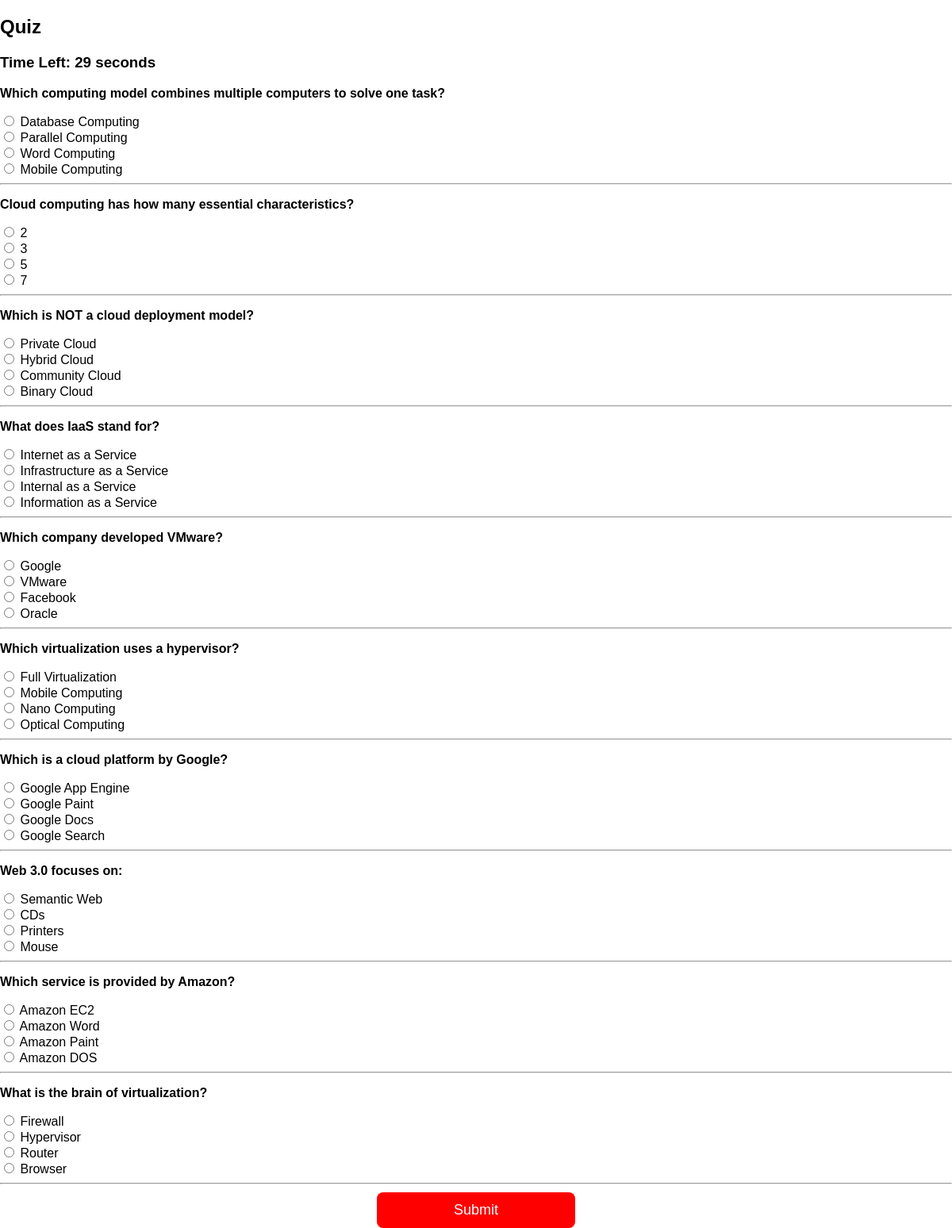
The page /quiz (signed in) on the database as committed earlier.
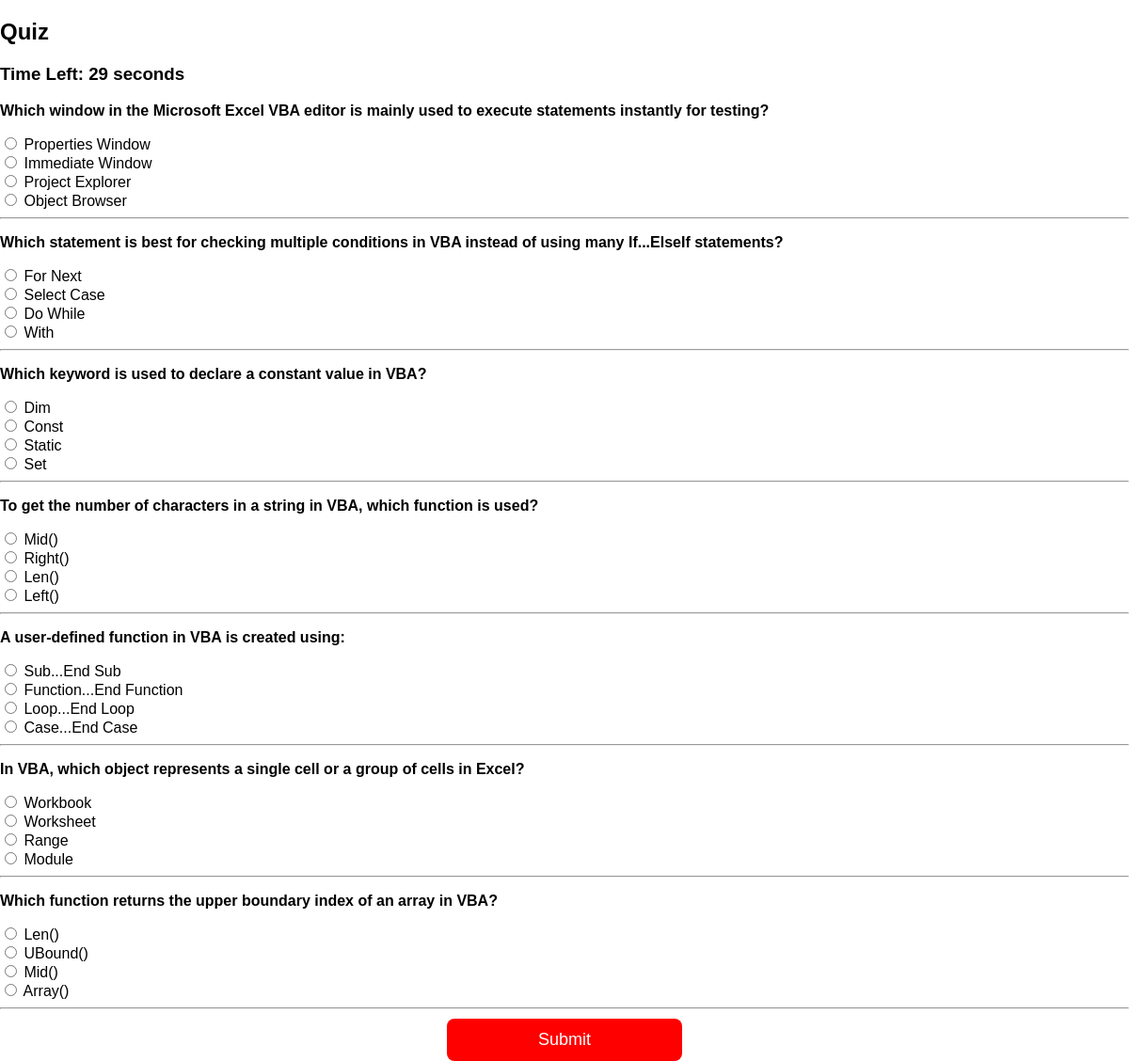
The same page on the database as committed later.
### tables this page shows
CREATE TABLE questions (
    id INTEGER PRIMARY KEY AUTOINCREMENT,
    question TEXT,
    option1 TEXT,
    option2 TEXT,
    option3 TEXT,
    option4 TEXT,
    correct_answer TEXT
);

### app.py (the view)
@app.route('/quiz')
def quiz():
    if 'user' not in session:
        return redirect('/login')
    conn = sqlite3.connect('database.db')
    cur = conn.cursor()
    cur.execute("SELECT * FROM questions")
    questions = cur.fetchall()
    conn.close()
    return render_template('quiz.html', questions=questions)

### templates/quiz.html (shortened to what this page needs)
<!DOCTYPE html>
<html>
<head>
<link rel="stylesheet" href="{{ url_for('static', filename='style.css') }}">
</head>
<body>
<div class="container">
<h2>Quiz</h2>
<form method="post" action="/result">
  <h3>Time Left: <span id="timer">30</span> seconds</h3>
{% for q in questions %}
<p><b>{{q[1]}}</b></p>
<input type="radio" name="{{q[0]}}" value="1"> {{q[2]}}<br>
<input type="radio" name="{{q[0]}}" value="2"> {{q[3]}}<br>
<input type="radio" name="{{q[0]}}" value="3"> {{q[4]}}<br>
<input type="radio" name="{{q[0]}}" value="4"> {{q[5]}}<br>
<hr>
{% endfor %}
<button>Submit</button>
</form>
</div>

### static/style.css (style rules this page uses)
body { margin: 0; padding: 0; height: 100vh; font-family: Arial, sans-serif; }
button { display: block; width: 250px; margin: 10px auto; padding: 12px; font-size: 18px; border: none; border-radius: 8px; background: red; color: white; cursor: pointer; transition: 0.3s; }

Rows that differ between the two databases and show on the page:
removed questions: question "Which computing model combines multiple computers to solve one task?", option1 "Database Computing", option2 "Parallel Computing", option3 "Word Computing", option4 "Mobile Computing"
removed questions: question "Which is NOT a cloud deployment model?", option1 "Private Cloud", option2 "Hybrid Cloud", option3 "Community Cloud", option4 "Binary Cloud"
removed questions: question "What does IaaS stand for?", option1 "Internet as a Service", option2 "Infrastructure as a Service", option3 "Internal as a Service", option4 "Information as a Service"
removed questions: question "Which company developed VMware?", option1 "Google", option2 "VMware", option3 "Facebook", option4 "Oracle"
removed questions: question "Which virtualization uses a hypervisor?", option1 "Full Virtualization", option2 "Mobile Computing", option3 "Nano Computing", option4 "Optical Computing"
removed questions: question "Which is a cloud platform by Google?", option1 "Google App Engine", option2 "Google Paint", option3 "Google Docs", option4 "Google Search"
removed questions: question "Web 3.0 focuses on:", option1 "Semantic Web", option2 "CDs", option3 "Printers", option4 "Mouse"
removed questions: question "Which service is provided by Amazon?", option1 "Amazon EC2", option2 "Amazon Word", option3 "Amazon Paint", option4 "Amazon DOS"
removed questions: question "What is the brain of virtualization?", option1 "Firewall", option2 "Hypervisor", option3 "Router", option4 "Browser"
added questions: question "Which window in the Microsoft Excel VBA editor is mainly used to execute statements instantly for testing?", option1 "Properties Window", option2 "Immediate Window", option3 "Project Explorer", option4 "Object Browser"
changed questions: question "Cloud computing has how many essential characteristics?" → "Which statement is best for checking multiple conditions in VBA instead of using many If...ElseIf statements?"; option1 "2" → "For Next"; option2 "3" → "Select Case"; option3 "5" → "Do While"; option4 "7" → "With"
added questions: question "Which keyword is used to declare a constant value in VBA?", option1 "Dim", option2 "Const", option3 "Static", option4 "Set"
added questions: question "To get the number of characters in a string in VBA, which function is used?", option1 "Mid()", option2 "Right()", option3 "Len()", option4 "Left()"
added questions: question "A user-defined function in VBA is created using:", option1 "Sub...End Sub", option2 "Function...End Function", option3 "Loop...End Loop", option4 "Case...End Case"
added questions: question "In VBA, which object represents a single cell or a group of cells in Excel?", option1 "Workbook", option2 "Worksheet", option3 "Range", option4 "Module"
added questions: question "Which function returns the upper boundary index of an array in VBA?", option1 "Len()", option2 "UBound()", option3 "Mid()", option4 "Array()"
